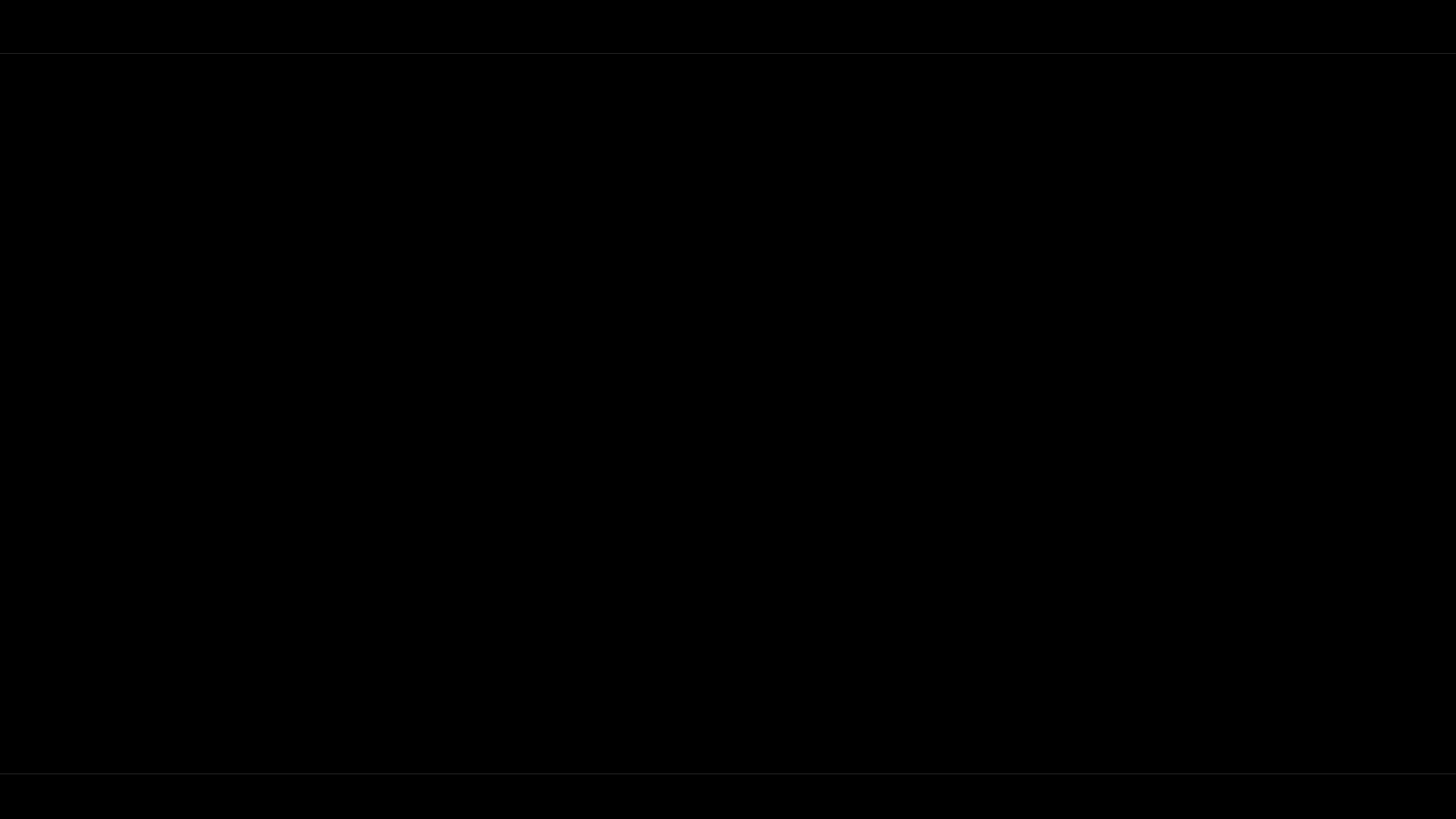
<?xml version="1.0" encoding="UTF-8"?>
<ui version="4.0">
 <class>MainWindow</class>
 <widget class="QMainWindow" name="MainWindow">
  <property name="geometry">
   <rect>
    <x>0</x>
    <y>0</y>
    <width>1920</width>
    <height>1080</height>
   </rect>
  </property>
  <property name="windowTitle">
   <string>MainWindow</string>
  </property>
  <property name="styleSheet">
   <string notr="true">background-color: rgb(0, 0, 0);</string>
  </property>
  <widget class="QWidget" name="centralwidget">
   <widget class="QStackedWidget" name="stackedWidget">
    <property name="geometry">
     <rect>
      <x>40</x>
      <y>80</y>
      <width>1840</width>
      <height>920</height>
     </rect>
    </property>
    <property name="layoutDirection">
     <enum>Qt::LayoutDirection::LeftToRight</enum>
    </property>
    <property name="styleSheet">
     <string notr="true">
background-color: rgb(0, 0, 0);</string>
    </property>
    <property name="currentIndex">
     <number>-1</number>
    </property>
   </widget>
   <widget class="QFrame" name="top_frame">
    <property name="geometry">
     <rect>
      <x>0</x>
      <y>0</y>
      <width>1920</width>
      <height>65</height>
     </rect>
    </property>
    <property name="frameShape">
     <enum>QFrame::Shape::StyledPanel</enum>
    </property>
    <property name="frameShadow">
     <enum>QFrame::Shadow::Raised</enum>
    </property>
    <widget class="QLabel" name="title_label">
     <property name="geometry">
      <rect>
       <x>470</x>
       <y>20</y>
       <width>610</width>
       <height>40</height>
      </rect>
     </property>
     <property name="text">
      <string/>
     </property>
    </widget>
    <widget class="QLabel" name="label">
     <property name="geometry">
      <rect>
       <x>10</x>
       <y>10</y>
       <width>70</width>
       <height>55</height>
      </rect>
     </property>
     <property name="styleSheet">
      <string notr="true">
image: url(:/img/images/anu.png);</string>
     </property>
     <property name="text">
      <string/>
     </property>
    </widget>
   </widget>
   <widget class="QFrame" name="bottom_frame">
    <property name="geometry">
     <rect>
      <x>0</x>
      <y>1030</y>
      <width>1901</width>
      <height>50</height>
     </rect>
    </property>
    <property name="styleSheet">
     <string notr="true">background-color: rgb(0, 0, 0);
color: rgb(255, 255, 255);</string>
    </property>
    <property name="frameShape">
     <enum>QFrame::Shape::StyledPanel</enum>
    </property>
    <property name="frameShadow">
     <enum>QFrame::Shadow::Raised</enum>
    </property>
    <widget class="QLabel" name="time_label">
     <property name="geometry">
      <rect>
       <x>1600</x>
       <y>0</y>
       <width>150</width>
       <height>30</height>
      </rect>
     </property>
     <property name="font">
      <font>
       <pointsize>16</pointsize>
      </font>
     </property>
     <property name="text">
      <string/>
     </property>
    </widget>
    <widget class="QLabel" name="date_label">
     <property name="geometry">
      <rect>
       <x>1740</x>
       <y>0</y>
       <width>150</width>
       <height>30</height>
      </rect>
     </property>
     <property name="font">
      <font>
       <pointsize>16</pointsize>
      </font>
     </property>
     <property name="styleSheet">
      <string notr="true">background-color: rgb(0, 0, 0);
color: rgb(255, 255, 255);</string>
     </property>
     <property name="text">
      <string/>
     </property>
    </widget>
   </widget>
   <widget class="Line" name="top_line">
    <property name="geometry">
     <rect>
      <x>0</x>
      <y>70</y>
      <width>1920</width>
      <height>1</height>
     </rect>
    </property>
    <property name="styleSheet">
     <string notr="true">background-color: rgb(31, 31, 31);</string>
    </property>
    <property name="orientation">
     <enum>Qt::Orientation::Horizontal</enum>
    </property>
   </widget>
   <widget class="Line" name="bottom_line">
    <property name="geometry">
     <rect>
      <x>0</x>
      <y>1020</y>
      <width>1920</width>
      <height>1</height>
     </rect>
    </property>
    <property name="styleSheet">
     <string notr="true">background-color: rgb(31, 31, 31);</string>
    </property>
    <property name="orientation">
     <enum>Qt::Orientation::Horizontal</enum>
    </property>
   </widget>
  </widget>
 </widget>
 <resources/>
 <connections/>
</ui>
